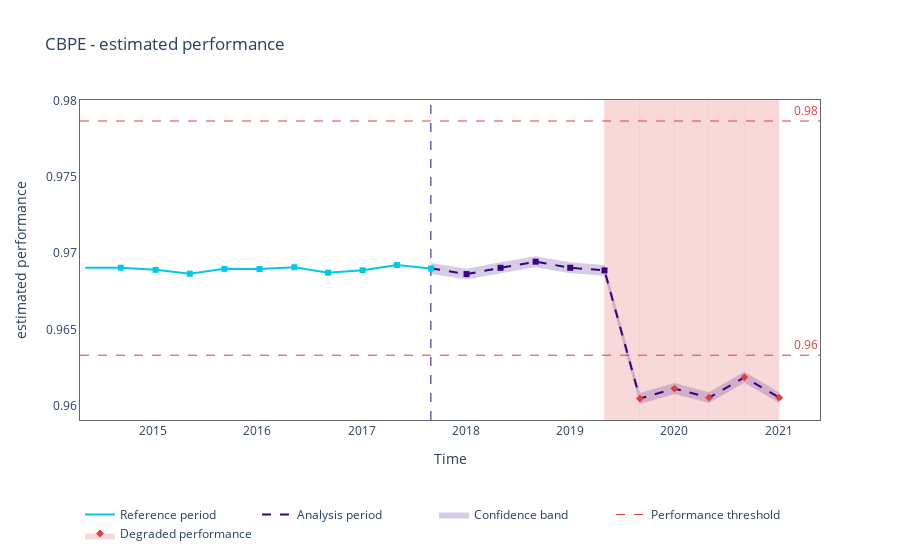

Notebook code for this chart:
### Code cell
plots = nml.PerformancePlots(model_metadata=md, chunker=cbpe.chunker)
fig = plots.plot_cbpe_performance_estimation(est_perf).show()

### Figure 1 — Plotly figure (JSON) as saved in the notebook; plotly's stock layout.template omitted (floating-point values rounded to 4 significant figures)
{"data": [{"hoverinfo": "skip", "line": {"color": "rgba(0,0,0,0)"}, "mode": "lines", "showlegend": false, "type": "scatter", "x": ["2017-08-31T23:59:59", "2018-01-02T23:59:59", "2018-05-01T23:59:59", "2018-09-01T23:59:59", "2018-12-31T23:59:59", "2019-04-30T23:59:59", "2019-09-01T23:59:59", "2019-12-31T23:59:59", "2020-04-30T23:59:59", "2020-09-01T23:59:59", "2021-01-01T23:59:59"], "y": [0.9694, 0.969, 0.9694, 0.9698, 0.9694, 0.9692, 0.9608, 0.9615, 0.9609, 0.9622, 0.9609]}, {"fill": "tonexty", "fillcolor": "rgba(59,2,128,0.2)", "hoverinfo": "skip", "line": {"color": "rgba(0,0,0,0)"}, "mode": "lines", "showlegend": false, "type": "scatter", "x": ["2017-08-31T23:59:59", "2018-01-02T23:59:59", "2018-05-01T23:59:59", "2018-09-01T23:59:59", "2018-12-31T23:59:59", "2019-04-30T23:59:59", "2019-09-01T23:59:59", "2019-12-31T23:59:59", "2020-04-30T23:59:59", "2020-09-01T23:59:59", "2021-01-01T23:59:59"], "y": [0.9686, 0.9683, 0.9687, 0.9691, 0.9687, 0.9685, 0.9601, 0.9608, 0.9602, 0.9615, 0.9602]}, {"hoverinfo": "skip", "legendgroup": "0", "line": {"color": "#00c8e5", "width": 2}, "mode": "lines", "name": "Reference period", "type": "scatter", "x": ["2014-05-09T00:00:00", "2014-09-09T23:59:59", "2015-01-09T23:59:59", "2015-05-09T23:59:59", "2015-09-07T23:59:59", "2016-01-08T23:59:59", "2016-05-09T23:59:59", "2016-09-04T23:59:59", "2017-01-03T23:59:59", "2017-05-03T23:59:59", "2017-08-31T23:59:59"], "y": [0.9691, 0.9691, 0.9689, 0.9687, 0.969, 0.969, 0.9691, 0.9687, 0.9689, 0.9692, 0.969]}, {"hoverinfo": "skip", "legendgroup": "1", "line": {"color": "#3b0280", "dash": "dash", "width": 2}, "mode": "lines", "name": "Analysis period", "type": "scatter", "x": ["2017-08-31T23:59:59", "2018-01-02T23:59:59", "2018-05-01T23:59:59", "2018-09-01T23:59:59", "2018-12-31T23:59:59", "2019-04-30T23:59:59", "2019-09-01T23:59:59", "2019-12-31T23:59:59", "2020-04-30T23:59:59", "2020-09-01T23:59:59", "2021-01-01T23:59:59"], "y": [0.969, 0.9686, 0.969, 0.9694, 0.969, 0.9689, 0.9605, 0.9611, 0.9605, 0.9619, 0.9605]}, {"customdata": [["[0:4999]", "09/May/14", "09/Sep/14", "0.9691"], ["[5000:9999]", "09/Sep/14", "09/Jan/15", "0.9689"], ["[10000:14999]", "09/Jan/15", "09/May/15", "0.9687"], ["[15000:19999]", "09/May/15", "07/Sep/15", "0.9690"], ["[20000:24999]", "07/Sep/15", "08/Jan/16", "0.9690"], ["[25000:29999]", "08/Jan/16", "09/May/16", "0.9691"], ["[30000:34999]", "09/May/16", "04/Sep/16", "0.9687"], ["[35000:39999]", "04/Sep/16", "03/Jan/17", "0.9689"], ["[40000:44999]", "03/Jan/17", "03/May/17", "0.9692"], ["[45000:49999]", "03/May/17", "31/Aug/17", "0.9690"]], "hovertemplate": "Chunk %{customdata[0]}: %{customdata[1]} - %{customdata[2]}, %{customdata[3]}", "legendgroup": "0", "marker": {"color": "#00c8e5", "size": 6, "symbol": "square"}, "mode": "markers", "name": "Reference", "showlegend": false, "type": "scatter", "x": ["2014-09-09T23:59:59", "2015-01-09T23:59:59", "2015-05-09T23:59:59", "2015-09-07T23:59:59", "2016-01-08T23:59:59", "2016-05-09T23:59:59", "2016-09-04T23:59:59", "2017-01-03T23:59:59", "2017-05-03T23:59:59", "2017-08-31T23:59:59"], "y": [0.9691, 0.9689, 0.9687, 0.969, 0.969, 0.9691, 0.9687, 0.9689, 0.9692, 0.969]}, {"customdata": [["[50000:54999]", "31/Aug/17", "02/Jan/18", "0.9686"], ["[55000:59999]", "02/Jan/18", "01/May/18", "0.9690"], ["[60000:64999]", "01/May/18", "01/Sep/18", "0.9694"], ["[65000:69999]", "01/Sep/18", "31/Dec/18", "0.9690"], ["[70000:74999]", "31/Dec/18", "30/Apr/19", "0.9689"]], "hovertemplate": "Chunk %{customdata[0]}: %{customdata[1]} - %{customdata[2]}, %{customdata[3]}", "legendgroup": "1", "marker": {"color": "#3b0280", "size": 6, "symbol": "square"}, "mode": "markers", "name": "No drift", "showlegend": false, "type": "scatter", "x": ["2018-01-02T23:59:59", "2018-05-01T23:59:59", "2018-09-01T23:59:59", "2018-12-31T23:59:59", "2019-04-30T23:59:59"], "y": [0.9686, 0.969, 0.9694, 0.969, 0.9689]}, {"customdata": [["[75000:79999]", "30/Apr/19", "01/Sep/19", "0.9605"], ["[80000:84999]", "01/Sep/19", "31/Dec/19", "0.9611"], ["[85000:89999]", "31/Dec/19", "30/Apr/20", "0.9605"], ["[90000:94999]", "30/Apr/20", "01/Sep/20", "0.9619"], ["[95000:99999]", "01/Sep/20", "01/Jan/21", "0.9605"]], "hovertemplate": "Chunk %{customdata[0]}: %{customdata[1]} - %{customdata[2]}, %{customdata[3]}", "legendgroup": "1", "marker": {"color": "#DD4040", "size": 6, "symbol": "diamond"}, "mode": "markers", "name": "Drifted", "showlegend": false, "type": "scatter", "x": ["2019-09-01T23:59:59", "2019-12-31T23:59:59", "2020-04-30T23:59:59", "2020-09-01T23:59:59", "2021-01-01T23:59:59"], "y": [0.9605, 0.9611, 0.9605, 0.9619, 0.9605]}, {"line": {"color": "rgba(0,0,0,0)"}, "mode": "lines", "showlegend": false, "type": "scatter", "x": ["2017-08-31T23:59:59", "2018-01-02T23:59:59", "2018-05-01T23:59:59", "2018-09-01T23:59:59", "2018-12-31T23:59:59", "2019-04-30T23:59:59", "2019-09-01T23:59:59", "2019-12-31T23:59:59", "2020-04-30T23:59:59", "2020-09-01T23:59:59", "2021-01-01T23:59:59"], "y": [null, null, null, null, null, null, null, null, null, null, null]}, {"fill": "tonexty", "fillcolor": "rgba(59,2,128,0.2)", "legendgroup": "1", "line": {"color": "rgba(0,0,0,0)"}, "mode": "lines", "name": "Confidence band", "type": "scatter", "x": ["2017-08-31T23:59:59", "2018-01-02T23:59:59", "2018-05-01T23:59:59", "2018-09-01T23:59:59", "2018-12-31T23:59:59", "2019-04-30T23:59:59", "2019-09-01T23:59:59", "2019-12-31T23:59:59", "2020-04-30T23:59:59", "2020-09-01T23:59:59", "2021-01-01T23:59:59"], "y": [null, null, null, null, null, null, null, null, null, null, null, null, null, null, null, null, null, null, null, null]}, {"legendgroup": "1", "line": {"color": "#DD4040", "dash": "dash", "width": 1}, "mode": "lines", "name": "Performance threshold", "type": "scatter", "x": ["2017-08-31T23:59:59", "2018-01-02T23:59:59", "2018-05-01T23:59:59", "2018-09-01T23:59:59", "2018-12-31T23:59:59", "2019-04-30T23:59:59", "2019-09-01T23:59:59", "2019-12-31T23:59:59", "2020-04-30T23:59:59", "2020-09-01T23:59:59", "2021-01-01T23:59:59"], "y": [null, null, null, null, null, null, null, null, null, null, null]}, {"line": {"color": "rgba(0,0,0,0)"}, "mode": "lines", "showlegend": false, "type": "scatter", "x": ["2017-08-31T23:59:59", "2018-01-02T23:59:59", "2018-05-01T23:59:59", "2018-09-01T23:59:59", "2018-12-31T23:59:59", "2019-04-30T23:59:59", "2019-09-01T23:59:59", "2019-12-31T23:59:59", "2020-04-30T23:59:59", "2020-09-01T23:59:59", "2021-01-01T23:59:59"], "y": [null, null, null, null, null, null, null, null, null, null, null]}, {"fill": "tonexty", "fillcolor": "rgba(221,64,64,0.2)", "legendgroup": "1", "line": {"color": "rgba(0,0,0,0)"}, "marker": {"color": "#DD4040", "size": 6, "symbol": "diamond"}, "mode": "lines+markers", "name": "Degraded performance", "type": "scatter", "x": ["2017-08-31T23:59:59", "2018-01-02T23:59:59", "2018-05-01T23:59:59", "2018-09-01T23:59:59", "2018-12-31T23:59:59", "2019-04-30T23:59:59", "2019-09-01T23:59:59", "2019-12-31T23:59:59", "2020-04-30T23:59:59", "2020-09-01T23:59:59", "2021-01-01T23:59:59"], "y": [null, null, null, null, null, null, null, null, null, null, null, null, null, null, null, null, null, null, null, null]}], "layout": {"annotations": [{"font": {"color": "#DD4040"}, "showarrow": false, "text": "0.96", "x": 1, "xanchor": "right", "xref": "x domain", "y": 0.9633, "yanchor": "bottom", "yref": "y"}, {"font": {"color": "#DD4040"}, "showarrow": false, "text": "0.98", "x": 1, "xanchor": "right", "xref": "x domain", "y": 0.9787, "yanchor": "bottom", "yref": "y"}], "legend": {"itemclick": false, "itemdoubleclick": false, "orientation": "h", "traceorder": "normal", "x": 0, "xanchor": "left", "y": -0.25, "yanchor": "top"}, "paper_bgcolor": "rgba(255,255,255,1)", "plot_bgcolor": "rgba(255,255,255,1)", "shapes": [{"layer": "below", "line": {"color": "#DD4040", "dash": "dash", "width": 1}, "type": "line", "x0": 0, "x1": 1, "xref": "x domain", "y0": 0.9633, "y1": 0.9633, "yref": "y"}, {"layer": "below", "line": {"color": "#DD4040", "dash": "dash", "width": 1}, "type": "line", "x0": 0, "x1": 1, "xref": "x domain", "y0": 0.9787, "y1": 0.9787, "yref": "y"}, {"layer": "below", "line": {"color": "#3b0280", "dash": "dash", "width": 1}, "type": "line", "x0": "2017-08-31T00:00:00", "x1": "2017-08-31T00:00:00", "xref": "x", "y0": 0, "y1": 1, "yref": "y domain"}, {"fillcolor": "#DD4040", "layer": "below", "line": {"width": 0}, "opacity": 0.2, "type": "rect", "x0": "2019-04-30T00:00:00", "x1": "2019-09-01T23:59:59", "xref": "x", "y0": 0, "y1": 1, "yref": "y domain"}, {"fillcolor": "#DD4040", "layer": "below", "line": {"width": 0}, "opacity": 0.2, "type": "rect", "x0": "2019-09-01T00:00:00", "x1": "2019-12-31T23:59:59", "xref": "x", "y0": 0, "y1": 1, "yref": "y domain"}, {"fillcolor": "#DD4040", "layer": "below", "line": {"width": 0}, "opacity": 0.2, "type": "rect", "x0": "2019-12-31T00:00:00", "x1": "2020-04-30T23:59:59", "xref": "x", "y0": 0, "y1": 1, "yref": "y domain"}, {"fillcolor": "#DD4040", "layer": "below", "line": {"width": 0}, "opacity": 0.2, "type": "rect", "x0": "2020-04-30T00:00:00", "x1": "2020-09-01T23:59:59", "xref": "x", "y0": 0, "y1": 1, "yref": "y domain"}, {"fillcolor": "#DD4040", "layer": "below", "line": {"width": 0}, "opacity": 0.2, "type": "rect", "x0": "2020-09-01T00:00:00", "x1": "2021-01-01T23:59:59", "xref": "x", "y0": 0, "y1": 1, "yref": "y domain"}], "title": {"text": "CBPE - estimated performance"}, "xaxis": {"linecolor": "#666666", "mirror": true, "showgrid": false, "title": {"text": "Time"}, "zeroline": false}, "yaxis": {"linecolor": "#666666", "mirror": true, "showgrid": false, "title": {"text": "estimated performance"}, "zeroline": false}}}
